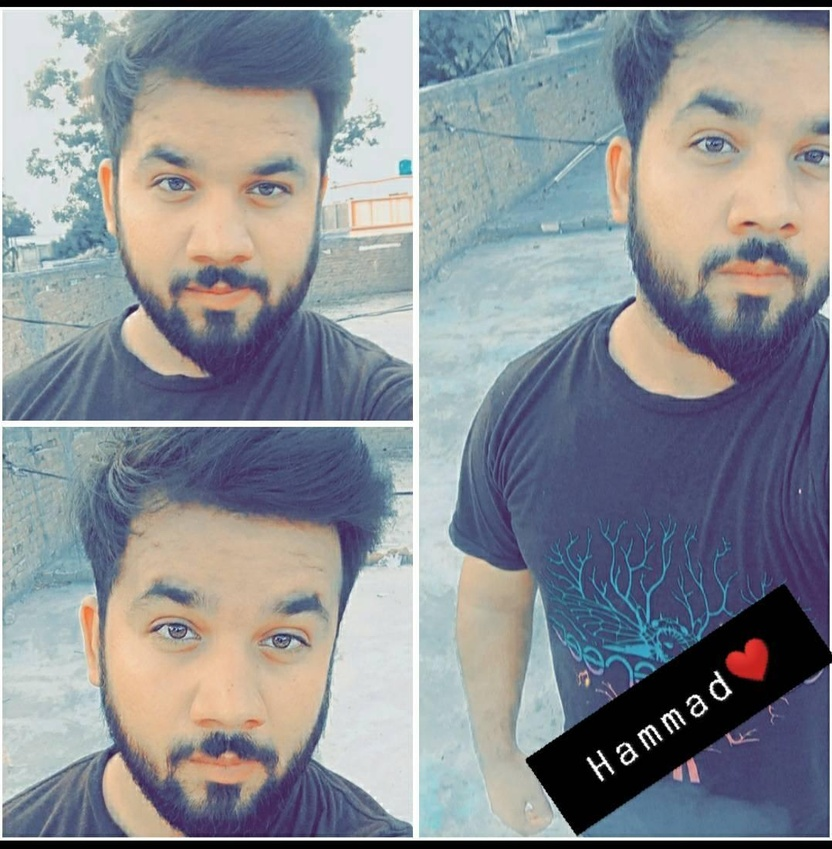
#> input picture hammad.jpg, 832 x 849 px, shrunk from 1078 x 1100 before the run
$ jupyter execute --allow-errors 'numpy_class2(Hammad)_19dec.ipynb'
#> lines starting #> are read from the running program, lines starting #| are printed output that depends on the picture
[cell 1]
import numpy as np

# Stacking
 # is ka matlb ya ha ka ek array ko dosra array ko upr rakh dia ha
 # us ka ek kisam ka akss bna da ek ka upar dosri array

[cell 2]
s=np.arange(12).reshape(3,4)
t=np.arange(16).reshape(4,4)
s,t

[cell 3]
s=np.arange(12).reshape(2,3,2)
t=np.arange(16).reshape(2,2,4)
s,t

# Type of stacking
# hortizental
# vertical
 # column
# row
 # depth

# Combines two arrays in a manner where the columns of the second array are placed to the right of those in the first array. The function actually stacks the two items provided in a two-element tuple. The result is a new array with data copied from the two that are specified:

[cell 4]
import numpy as np
t=np.arange(16).reshape(4,4)
t

[cell 5]
w=np.arange(16).reshape(4,4)
w

[cell 6]
# note : horizental stack ma number of column increase hota ( h,c )
np.hstack((t,w)) # combine array and write it in horizental way

[cell 7]
# same process we can implement by using "concatenate" function
np.concatenate((t,w),axis=1)
# but in this case we can tell it ka hum apna array kis axis pa chaya
# horizental chahya to axis=1 kara ga bcz "x" axis pa tamam value horizental hoti
#vartical  chahya to axis=0 kara ga bcz "y" axis pa tamam value vertiacal hoti

[cell 8]
# note : vartical stack ma number of rows increase hota ( v,r )
np.vstack((t,w)) # combine array and write it in vartical way

[cell 9]
# same process we can implement by using "concatenate" function
np.concatenate((t,w),axis=0)
# but in this case we can tell it ka hum apna array kis axis pa chaya
# horizental chahya to axis=1 kara ga bcz "x" axis pa tamam value horizental hoti
#vartical  chahya to axis=0 kara ga bcz "y" axis pa tamam value vertiacal hoti

[cell 10]
# note : row   stack ma number of rows increase hota ( r,r )
np.row_stack((t,w)) # combine array and write it in vertial way
# row stack= vertical stack

[cell 11]
# note : column stack ma number of column increase hota ( v,r )
np.column_stack((t,w)) # combine array and write it in horizantal way
# column stack= horizatntal stack

[cell 12]
np.dstack((t,w))# note : depth stack ma number of deptth increase hota ( v,r )
# combine in depth array ka upr  array aya gi ek list pa dosri list fit us pa next list

[cell 13]
import numpy as np
x = np.array([13, 15, 17])
y = np.array([5, 7, 9])
z=np.dstack((x,y))
z

[cell 14]
shape=np.dstack((x,y)).shape
shape  #. if u want to check the shape of the depth stack array

[cell 15]
# when we have one array shape is (2 by 3)
# and 2nd aray shape is (4,3) or (4,5)
# how can we combine it
# there we use the method of broadcasting
# broadcasting hamari jo bari array ho gi usa broadcast kar ka equal ek r array ma devide kar da ga
one=np.arange(12).reshape(3,4)
one

[cell 16]
x = np.array([[1,2,3]])
y = np.array([[4],[5]])
np.broadcast_arrays(x, y)

# Splitting arrays
Arrays can also be split into multiple arrays along the horizontal, vertical, and depth
axes using the np.hsplit(), np.vsplit(), and np.dsplit() functions. We will
only look at the np.hsplit() function as the others work similarly.

[cell 17]
a=np.arange(20)
a

[cell 18]
np.split(a,10) # 4 show kitna array a, usa torna haa split karna haaa

[cell 19]
h=np.arange(30).reshape(5,6)
h

[cell 20]
np.hsplit(h,3) # convert in to  each array in horixantal way in 3 show in 3 array
# we know in horizantal increase no. of rows in each array and see

[cell 21]
np.vsplit(h,5) # convert in to  each array in vartical way in 7 show in 7 array
# 5 sa kam lkha ga to error da ga bcz shape hum na 5 by 6 ki bnai ha so equal destributation kra ga
# we know in vartical increase no. of column in each array and see

[cell 22]
s=np.arange(30).reshape(2,3,5)
s

[cell 23]
np.dsplit(s,5) # no. of column ka hisab sa depth bna gi yaha kuch chzo ka dyan rakna prta ha logic ka depth ma jitni colum utni depth bna gi

# Useful numerical methods of NumPy array

[cell 24]
hf=np.arange(20).reshape(4,5)
hf

[cell 25]
max=hf.min()
min=hf.max()
max,min
# check minimum and maximun value of array

[cell 26]
arg_max=hf.argmin()   #index of min value
arg_min=hf.argmax()
arg_max,arg_min
# max value by index way

[cell 27]
print ("{0} position of the min value".format(hf.argmin()))   #index of min value
print ("{0} position of the max value".format(hf.argmax()))

[cell 28]
print ("{0} mins down each column".format(hf.min(axis = 0)))
# axis=0 mean row wise phli row(minimum row phli hia ha) value jo wo utha da ga
print ("{0} mins across each row".format(hf.min(axis = 1)))
# axis=1 mean colum wise phli colum  value jo wo utha da ga jo minimum colum wo utha da ga
print ("{0} maxs down each column".format(hf.max(axis = 0)))
# axis=0 mean row wise(maximun value colum wise meand end colum maximum ha so )  value jo wo utha da ga
print ("{0} maxs down each column".format(hf.max(axis = 1)))
# axis=1 mean colum wise(manimun value colum wise meand end maximum ha so )  value jo wo utha da ga end colum ki

# statiscal function  in numpy array

[cell 29]
hf=np.arange(20).reshape(4,5)
hf

[cell 30]
hf.std() # standrd devision

[cell 31]
hf.mean() # mean value of array

[cell 32]
hf.var() #variation

[cell 33]
hf.sum()

[cell 34]
hf.prod() # product

[cell 35]
hf.cumsum() # cum sum mean 1+1=2,1+2=3,3+3=6,4+6=10
# har no. pcha wala ko add kar ka new no. sa array bnaaya ga

[cell 36]
hf.cumprod() # product of all is zero

# Applying Logical Operators on arrays
# tell about the elemnt in aray in true false ka wo arrray ma majod ho aga to true bataa da ga agr nai to false bol da ga

[cell 37]
hf=np.arange(20).reshape(4,5)
hf

[cell 38]
hf < 19 # sab value true bcz all is less then 19 but 19 is not less then 19 so usa false kar dia

[cell 39]
hf <=19

[cell 40]
(hf>3).all()
# .any() returns true if any of the values us less than 3
# and .all() return true if and only if all the values are less than 3

[cell 41]
(hf>3).any()

# Boolean INdexing

[cell 42]
names = np.array(['Bob', 'Joe', 'Will', 'Bob', 'Will', 'Joe', 'Joe'])
names

[cell 43]
b=np.array(np.random.randn(7,3),"int")
b

[cell 44]
b=np.array(np.random.randn(7,3)*10,"int")
b

# Suppose each name corresponds to a row in the data array and we wanted to select all the rows with corresponding name 'Bob'.

# Like arithmetic operations, comparisons (such as ==) with arrays are also vectorized.

 # Thus, comparing names with the string 'Bob' yields a boolean array:


---
---
---
 # "fancy_indexing""

[cell 45]
# if coustmer call mjy 3  b list da do puri 5 b da do 6 b da do array sa uthaa ka
# tab ya kam karta hota yhah hum bolean sa fancy indexing nikal raha hain
b[[3,5,6]]

[cell 46]
#boolean indexing now

# jo majod ho ga usa true kar da gaaa
names == 'Bob' # vectorize comparision,will return true where name is bob in names array.

[cell 47]
b[[ True, False, False,  True, False, False, False]] # this way
# this result can be passed in to data array to select true rows based on
# true and false (booleans)

[cell 48]
# a better ways is :

b[names=='Bob'] # ya value sab bob ko represnt kar rahi bob ka name pa ya valuees aya gi
# definitely inside data brackets boolean array will be generated by names=='Bob'

[cell 49]
b[names!='Bob'] # which value jo false hain or equal ni ha bob ka

[cell 50]
#Selecting two of the three names to combine multiple boolean conditions, use
# boolean arithmetic operators like & (and) and | (or):
op = (names == 'Bob') | (names == 'Will')
op # un value ko true kar da ga ji ya to bob ka equl ho ha ya bob ka baki false raha gi

[cell 51]
b[op] # baki value jo false wo nikal aya gi

[cell 52]
b[b < 0] = 0
# another way! It replaces all the values on true indexings with 0
b   # wo value jo b mean zero sa choti hain un sb ko zero kar da ga

# Fancy Indexing

[cell 53]
b[:,[0,2]] # : mean sari row fir , then [0,2 ] show kra ga ya column ki value ha
# , sa phla row whole , ka bad coumn ki value ata mean column ka andr 0,2 ki indexing utha da

[cell 54]
b[[-1,-2]] # -ve fancy indexing from bolean

# Transposing Arrays and Swapping Axes

[cell 55]
print(b) #hamara b ka transpose kasa gnerate karna wo as ho ka jsa mstric ma transpose lata tha
b.T   # taranspose mean row colum ma convert ho jata r column ror ma
# phla b print hoa pura column fot b ka transpose T lia
# T property

[cell 56]
# 2nd method to take transpose
np.transpose(b)

# Universal Functions: Fast Element-Wise Array Functions

[cell 57]
arr = np.arange(10)
arr

[cell 58]
np.sqrt(arr) # sequare root of array|

[cell 59]
np.exp(arr) # exponational of array

[cell 60]
x = np.random.randn(8)*10
y = np.random.randn(8)*10
print(x)
# yaha jo dono value ko campare kara ga x,y ko jo bari value ho gi us ko array ka part bbna ada ga

print(y)

[cell 61]
# yaha jo dono value ko campare kara ga x,y ko jo bari value ho gi us ko array ka part bbna ada ga
np.maximum(x, y) #compares both arrays element wise and max is included in result

[cell 62]
# yaha jo dono value ko campare kara ga x,y ko jo choti value ho gi us ko array ka part bbna ada ga
np.minimum(x, y) #compares both arrays element wise and max is included in result

[cell 63]
arr = np.random.randn(7) * 5
arr

[cell 64]
# modf function
# number ko tor data ha decmial part aldha kar data ha fraction part aldha kar data ha
remainder, whole_part = np.modf(arr) #modf separate whole n decimal parts and return them

[cell 65]
remainder # it give all value jo dot ka bad a rahi hain

[cell 66]
whole_part # jo dot sa phly ki value decimal value yha lkh da ga

#  List of unary funcs (Ufuncs)
# take single array input

---
----
---
---

# List of binary funcs:
   # take to arrays input

[cell 67]
# function uniary r binary function ki pica  in sir nasir class 1 and class 2 notebook ma ha

# Linear Algebra

[cell 68]
#Like matrix multiplication, decompositions, determinants, and other square matrix math, is an important part of any array library. Unlike some languages
#like MATLAB, multiplying two two-dimensional arrays with * sign is an element-wise
#product instead of a matrix dot product. Thus, there is a function dot,
#both an array method and a function in the numpy namespace, for matrix multiplication.

[cell 69]
x = np.array([[1., 2., 3.], [4., 5., 6.]])
y = np.array([[6., 23.], [-1, 7], [8, 9]])
z  = np.arange(6).reshape(2,3)

[cell 70]
x*z

#> (a cell that did not finish here is left out)

[cell 72]
# In linear algebra rows of first matrix is multiplied by the columns of second matrix and
#this is only possilbe

#when columns of first matrix are equal to the rows of second matrix

[cell 73]
x.shape

[cell 74]
y.shape

[cell 75]
np.dot(x,y)

# note:
---
---
# col of x ==  rows of y
# hence matrix multiplication can be done

[cell 76]
np.dot(y,x)  # y.y also fulfilling the rule
# no. of colum =n0. of row

[cell 77]
# 2nd method to take their dot/ multpile
x@y
# same ans genrate

# Note:
it is not neccesary if a.b is possible so b.a will be.

np.dot(a,b)

a.dot(b)

a@b

All are same

# numpy.linalg ( linear algabra )
has a standard set of matrix decompositions and things like inverse
and determinant. These are implemented under the hood via the same industrystandard linear algebra libraries used in other languages like MATLAB and R, such as
BLAS, LAPACK, or possibly (depending on your NumPy build) the proprietary Intel
MKL (Math Kernel Library):

[cell 78]
from numpy.linalg import inv
#numpy ki linear algabra  sa  inverse ka function import kia

[cell 79]
h = np.array((np.random.randn(5, 5)*10),dtype='int32')
h

[cell 80]
inv(h)

[cell 81]
 # 2nd method to take inverse same ans
np.linalg.inv(h)

# The expression X.T.dot(X) computes the dot product of X with its transpose X.T.

[cell 82]
ma = h.T
ma
# transpose

[cell 83]
ma.dot(h)

[cell 84]
# 2nd method to take this short
mat = h.T.dot(h)
mat
# same ans

[cell 85]
d= np.arange(64).reshape(4,4,4)
d

[cell 86]
d[2,1,3] # 2 mean second depth/array ma gaya
 # , coma ka bad colum ka 1 show 1st row ka 3 mean 3rd column
# (2nd array/depth ka 1st row ka 3rd  column ma jo elemnt  utha do)

[cell 87]
d[2,[1,3]]
#2nd array ki 1st r 3rd row nikl ka da do

[cell 88]
# mazed function  sir nasir ki notebook ma hain

# Importing Image Data into NumPy Arrays

# Introduction:
In machine learning, Python uses image data in the form of a NumPy array, i.e., [Height, Width, Channel] format. To enhance the performance of the predictive model, we must know how to load and manipulate images. In Python, we can perform one task in different ways. We have options from Numpy to Pytorch and CUDA, depending on the complexity of the problem.

By the end of this example, you will have hands-on experience with:

- Manipulation of an image using the Pillow and NumPy libraries and saving it to your local system.

- Loading and displaying an image using Matplotlib, OpenCV and Keras API

- Converting the loaded images to the NumPy array and back

- Reading images as arrays in Keras API and OpenCV

[cell 89]
# img ko represnt karna ka  PIL library use karta machine learning main

# Pillow Library

Pillow is a preferred image manipulation tool. Python version 2 used Python Image Library (PIL), and Python version 3 uses Pillow Python Library, an upgrade of PIL.

You should first create a virtual environment in Anaconda for different projects. Make sure you have supporting packages like NumPy, SciPy, and Matplotlib to install in the virtual environment you create.

Once you set up the packages, you can easily install Pillow using pip.

              ##############################################
                          pip install Pillow
              ##############################################

[cell 90]
import PIL

[cell 91]
print('Pillow Version:', PIL.__version__)

[cell 92]
PIL.__version__

[cell 93]
# load and show an image with Pillow
# pilow ka andr sa image ki class utha li ha
from PIL import Image

[cell 94]
# Open the image form working directory
img = Image.open('hammad.jpg')
#> img is the input picture: PIL image 832x849 RGB; mean R, G, B 138.1, 141.9, 147.5

img

[cell 95]
#propertise
print(img.format)
#| JPEG

[cell 96]
print(img.size)
#| (832, 849)

[cell 97]
print(img.mode)
#| RGB

[cell 98]
type(img)

# converting image into numpy array

[cell 99]
convert = np.asarray(img)

[cell 100]
convert # img convrt into numpy array

[cell 101]
convert = np.asarray(img)
convert

[cell 102]
type(convert)

[cell 103]
convert.shape
#> Out = (849, 832, 3)
# width=1100, height=2078, channnels=3(rgb ) mean 3 color hain

[cell 104]
convert.ravel().shape
#> Out = (2119104,)
#img hamsha vactor ma hoti ra ya totl 3557400 pixel show ho ga

# load and display an image with Matplotlib

[cell 105]
# load and display an image with Matplotlib
from matplotlib import image
from matplotlib import pyplot

[cell 106]
# load image as pixel array
img1 = image.imread('hammad.jpg')
img1

[cell 107]
# summarize shape of the pixel array
print(img1.dtype)
#| uint8

[cell 108]
print(img1.shape)
#| (849, 832, 3)

[cell 109]
# display the array of pixels as an image
pyplot.imshow(img)

[cell 110]
# display the array of pixels as an image
pyplot.imshow(img)
pyplot.show()

# Manipulating and Saving the Image
Now that we have converted our image into a Numpy array, we might come across a case where we need to do some manipulations on an image before using it into the desired model. In this section, you will be able to build a grayscale converter. You can also resize the array of the pixel image and trim it.

After performing the manipulations, it is important to save the image before performing further steps. The format argument saves the file in different formats, such as PNG, GIF, or PEG.

For example, the code below loads the photograph in JPEG format and saves it in PNG format.

[cell 111]
import numpy as np
from PIL import Image

myImg = Image.open('hammad.jpg')
myImg = myImg.convert('L') #"L " convert into gray color
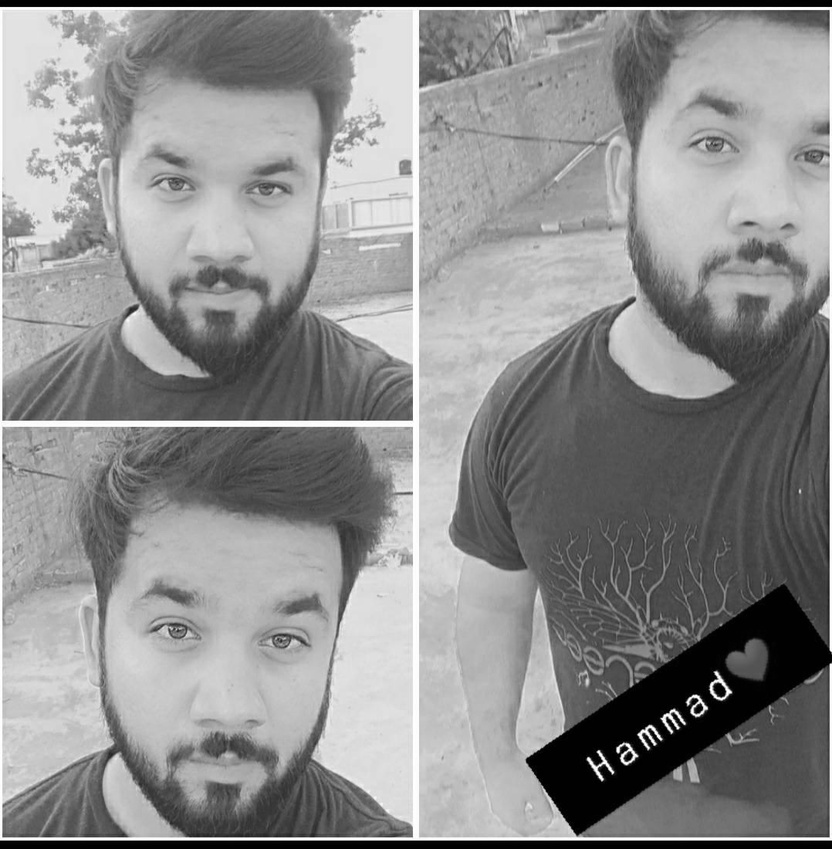
#> myImg: PIL image 832x849 L; min 0, max 255, mean 141.4
# explore it convert()shift +tab u can see more paramater
myImg = np.array(myImg)
# ya kam ek line ma b ho sktaa haaaa
#myImg = np.array(Image.open('hammad.jpg').convert())

print(type(myImg))
#| <class 'numpy.ndarray'>

gray_img= Image.fromarray(myImg).save('gray_hammad.jpg')
gray_img
# balck and white image da da ga
